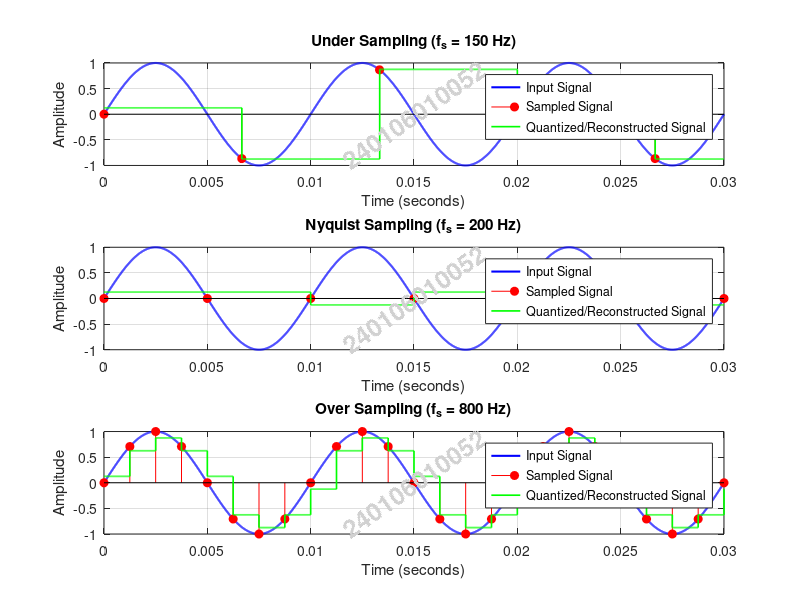

MATLAB code for this plot:
clc;
clear;
close all;

%% PCM SAMPLING

% Input signal parameters
fm = 100;                  
Am = 1;                    
t = 0:0.00001:0.03;        

% Generate input signal
x = Am*sin(2*pi*fm*t);

% Sampling frequencies
fs_under = 150;            
fs_nyquist = 200;           
fs_over = 800;              

% Quantization parameters
n = 3;                     
L = 2^n;                   

% Sampling cases
fs_values = [fs_under fs_nyquist fs_over];

names = {'Under Sampling','Nyquist Sampling',...
    'Over Sampling'};

figure('Name','PCM Sampling','Color','w');

for k = 1:3

    fs = fs_values(k);
    Ts = 1/fs;

    % Sampling
    ts = 0:Ts:0.03;
    xs = Am*sin(2*pi*fm*ts);

    % Uniform quantization
    delta = 2*Am/L;

    xq = -Am + delta/2 + ...
        delta*floor((xs+Am)/delta);

    % Limit quantized values
    xq = min(max(xq,-Am+delta/2),Am-delta/2);

    % PCM encoding
    index = round((xq + Am - delta/2)/delta);
    index = min(max(index,0),L-1);

    pcm_code = dec2bin(index,n);

    % Reconstructed signal
    xr = interp1(ts,xq,t,'previous','extrap');

    % Plot
    subplot(3,1,k);

    plot(t,x,'b','LineWidth',1.5);
    hold on;

    stem(ts,xs,'r','filled');

    stairs(t,xr,'g','LineWidth',1.2);

    grid on;

    title([names{k},' (f_s = ',num2str(fs),' Hz)']);
    xlabel('Time (seconds)');
    ylabel('Amplitude');

    legend('Input Signal','Sampled Signal',...
        'Quantized/Reconstructed Signal');

    % Diagonal watermark
    text(0.5, 0.5, '240106010052', ...
        'Units', 'normalized', ...
        'HorizontalAlignment', 'center', ...
        'VerticalAlignment', 'middle', ...
        'FontSize', 18, ...
        'FontWeight', 'bold', ...
        'Color', [0.82 0.82 0.82], ...
        'Rotation', 35);

    % Display PCM binary codes
    fprintf('\n%s\n',names{k});
    disp('PCM Binary Codes:');
    disp(pcm_code);

end
